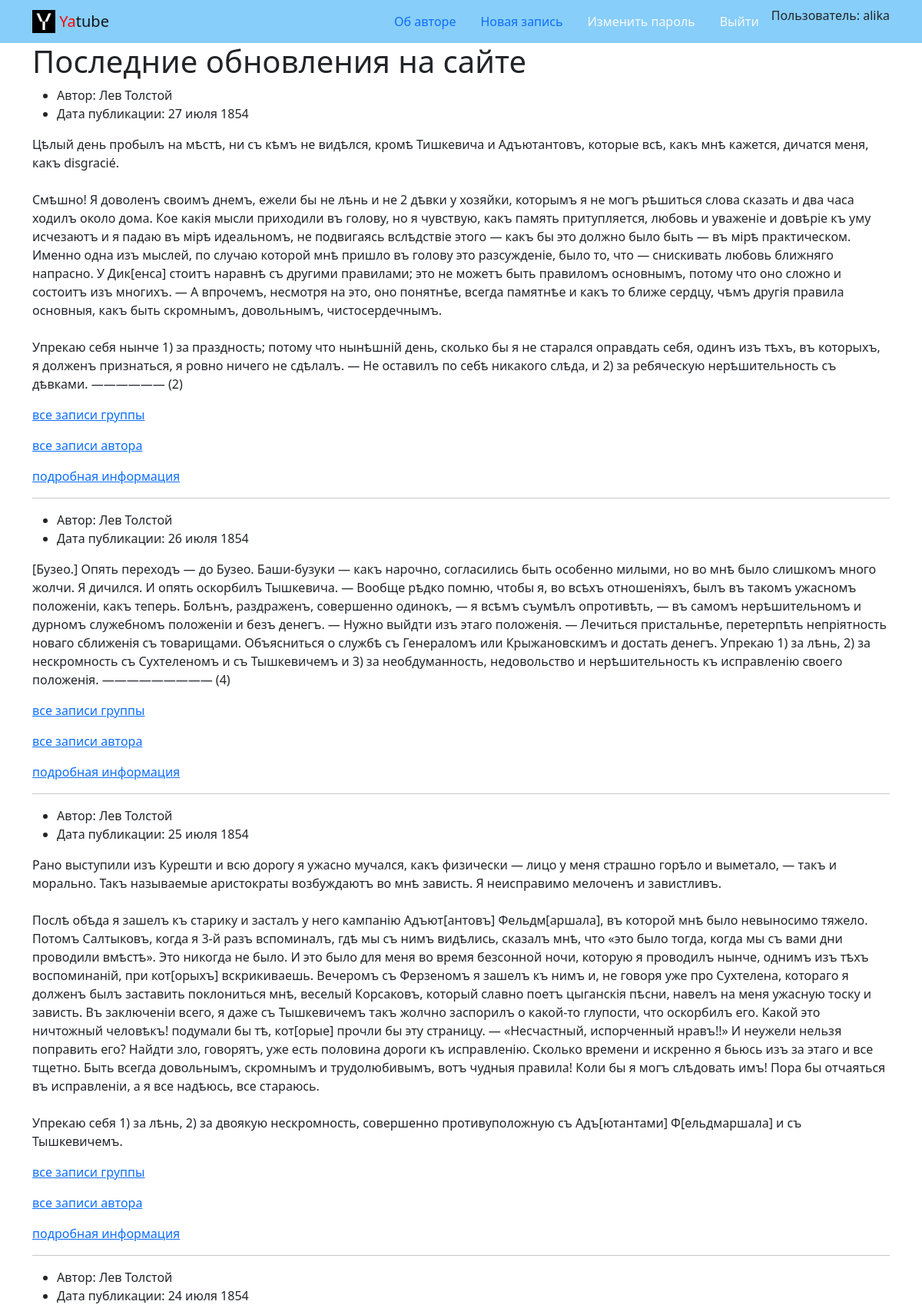
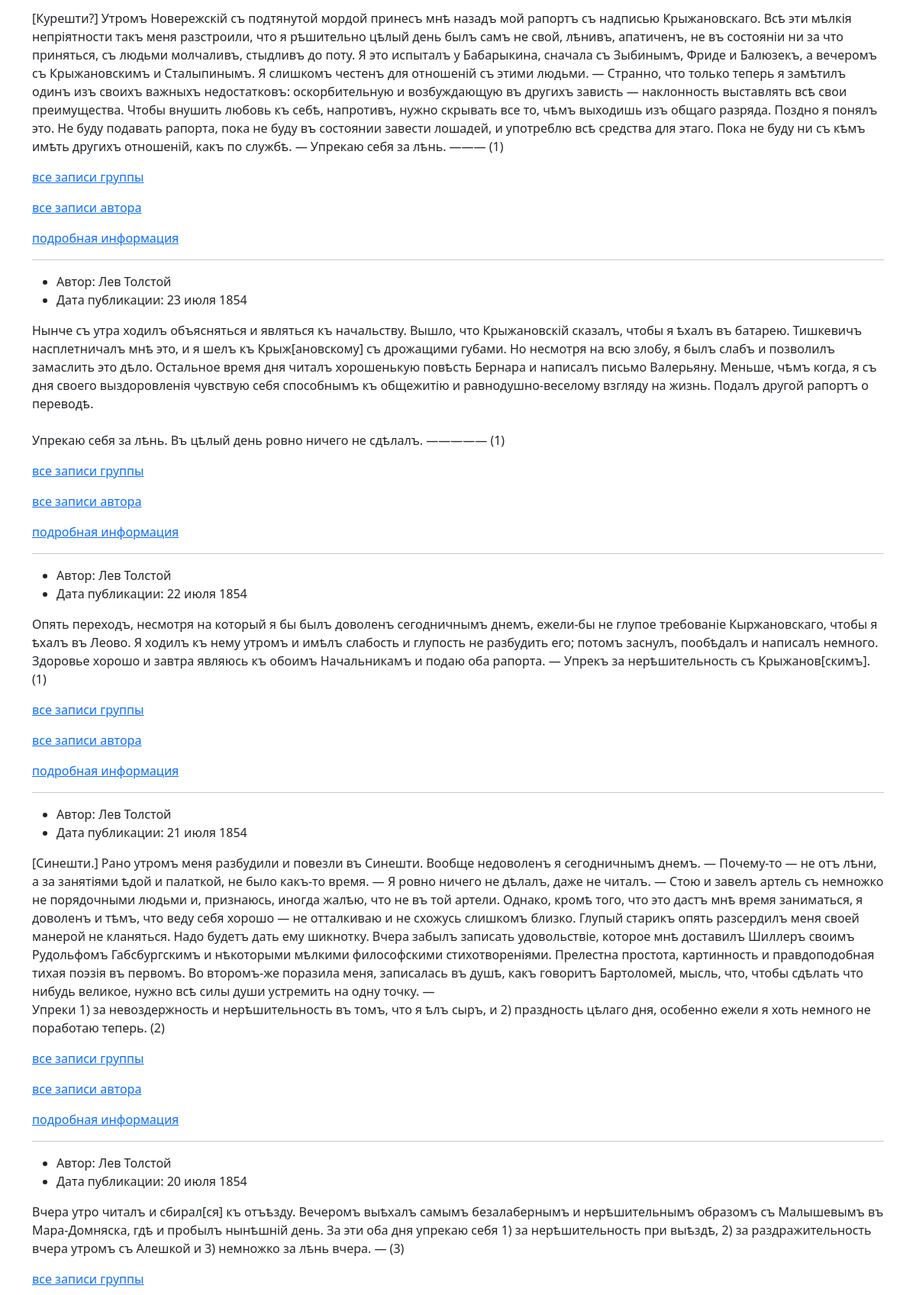
Page /?page=2 (signed in, upper part) on the committed database (2 pictures, top to bottom).
### posts/models.py (models this page shows, shortened)
class Post(models.Model):
    id = models.IntegerField(primary_key=True)
    text = models.TextField()
    pub_date = models.DateTimeField(auto_now_add=True)
    author = models.ForeignKey(
        User,
        on_delete=models.CASCADE,
        related_name='posts'
    )
    group = models.ForeignKey(
        Group,
        on_delete=models.SET_NULL,
        blank=True,
        null=True,
    )
    image = models.ImageField(
        'Картинка',
        upload_to='posts/',  # media/posts
        blank=True
    )
    class Meta:
        ordering = ('-pub_date',)
        verbose_name = 'Пост'
        verbose_name_plural = 'Посты'

### posts/views.py (the view)
# urls.py: path('', views.index, name='index'),  # name - для доступа к адресам из шаблонов
def index(request):
    posts = Post.objects.order_by('-pub_date')[:30]
    paginator = Paginator(posts, 10)
    page_number = request.GET.get('page')
    page_obj = paginator.get_page(page_number)
    title = 'Список постов'
    context = {
        'page_obj': page_obj,
        'title': title,
    }
    return render(request, 'posts/index.html', context)

### core/context_processors/year.py (called while the page is built)
def year(request):
    return {
        'year': '2025',
        }

### templates/posts/index.html (shortened to what this page needs)
{% extends "base.html" %}
{% block content %}
  <h1>Последние обновления на сайте</h1>
  {% for post in page_obj %}
    <article>
      {% include "includes/single_post.html" %}
    </article>
    {% if post.group %}
      <a href="{% url 'posts:group_list' post.group.slug %}">все записи группы</a>
    {% endif %}
        <a href="{% url 'posts:profile' post.author.username %}">все записи автора</a>
      <a href="{% url 'posts:post_detail' post.id %}">подробная информация </a>
    {% if not forloop.last %}
      <hr>
    {% endif %}
  {% endfor %}
{% endblock %}

### templates/includes/header.html (shortened to what this page needs)
{% load static %}
  <nav class="navbar navbar-light" style="background-color: lightskyblue">
    <div class="container">
      <a class="navbar-brand" href="{% url 'posts:index' %}">
        <img src="{% static 'img/logo.png' %}" width="30" height="30" class="d-inline-block align-top" alt="">
        <span style="color:red">Ya</span>tube
      </a>
      <ul class="nav nav-pills">
        <li class="nav-item">
          <a class="nav-link" href="{% url 'posts:author_page' %}">Об авторе</a>
        </li>
        {% if user.is_authenticated %}
        <li class="nav-item">
          <a class="nav-link" href="{% url 'posts:post_create' %}">Новая запись</a>
        </li>
        <li class="nav-item">
          <a class="nav-link link-light" href="{% url 'users:password_change' %}">Изменить пароль</a>
        </li>
        <li class="nav-item">
          <a class="nav-link link-light" href="{% url 'users:logout' %}">Выйти</a>
        </li>
        <li>
          Пользователь: {{ user.username }}
        {% endif %}
      </ul>
    </div>
  </nav>

### templates/includes/single_post.html (shortened to what this page needs)
{% load thumbnail %}
<ul>
    <li>
        Автор: {{ post.author.get_full_name }}
    </li>
    <li>
        Дата публикации: {{ post.pub_date|date:"d E Y" }}
    </li>
</ul>
<p>
    {{ post.text|linebreaksbr }}
</p>

### rows in the picture
Post: author.get_full_name "Лев Толстой", pub_date "27 июля 1854", text "Цѣлый день пробылъ на мѣстѣ, ни съ кѣмъ не видѣлся, кромѣ Тишкевича и Адъютантовъ, которые всѣ, какъ мнѣ кажется, дичатся меня, какъ disgracié. Смѣшно! Я доволенъ своимъ днемъ, ежели бы не лѣнь и не 2 дѣвки у хозяйки, которымъ я не могъ рѣшиться слова сказать и два часа ходилъ около дома. Кое какія мысли приходили въ голову, но я чувствую, какъ память притупляется, любовь и уваженіе и довѣріе къ уму исчезаютъ и я падаю въ мірѣ идеальномъ, не подвигаясь вслѣдствіе этого — какъ бы это должно было быть — въ мірѣ практическом. Именно одна изъ мыслей, по случаю которой мнѣ пришло въ голову это разсужденіе, было то, что — снискивать любовь ближняго напрасно. У Дик[енса] стоитъ наравнѣ съ другими…", shows "все записи группы"
Post: author.get_full_name "Лев Толстой", pub_date "26 июля 1854", text "[Бузео.] Опять переходъ — до Бузео. Баши-бузуки — какъ нарочно, согласились быть особенно милыми, но во мнѣ было слишкомъ много жолчи. Я дичился. И опять оскорбилъ Тышкевича. — Вообще рѣдко помню, чтобы я, во всѣхъ отношеніяхъ, былъ въ такомъ ужасномъ положеніи, какъ теперь. Болѣнъ, раздраженъ, совершенно одинокъ, — я всѣмъ съумѣлъ опротивѣть, — въ самомъ нерѣшительномъ и дурномъ служебномъ положеніи и безъ денегъ. — Нужно выйдти изъ этаго положенія. — Лечиться пристальнѣе, перетерпѣть непріятность новаго сближенія съ товарищами. Объясниться о службѣ съ Генераломъ или Крыжановскимъ и достать денегъ. Упрекаю 1) за лѣнь, 2) за нескромность съ Сухтеленомъ и съ Тышкевичемъ и 3) за…", shows "все записи группы"
Post: author.get_full_name "Лев Толстой", pub_date "25 июля 1854", text "Рано выступили изъ Курешти и всю дорогу я ужасно мучался, какъ физически — лицо у меня страшно горѣло и выметало, — такъ и морально. Такъ называемые аристократы возбуждаютъ во мнѣ зависть. Я неисправимо мелоченъ и завистливъ. Послѣ обѣда я зашелъ къ старику и засталъ у него кампанію Адъют[антовъ] Фельдм[аршала], въ которой мнѣ было невыносимо тяжело. Потомъ Салтыковъ, когда я 3-й разъ вспоминалъ, гдѣ мы съ нимъ видѣлись, сказалъ мнѣ, что «это было тогда, когда мы съ вами дни проводили вмѣстѣ». Это никогда не было. И это было для меня во время безсонной ночи, которую я проводилъ нынче, однимъ изъ тѣхъ воспоминаній, при кот[орыхъ] вскрикиваешь. Вечеромъ съ Ферзеномъ я зашелъ къ нимъ и, не…", shows "все записи группы"
Post: author.get_full_name "Лев Толстой", pub_date "24 июля 1854", text "[Курешти?] Утромъ Новережскій съ подтянутой мордой принесъ мнѣ назадъ мой рапортъ съ надписью Крыжановскаго. Всѣ эти мѣлкія непріятности такъ меня разстроили, что я рѣшительно цѣлый день былъ самъ не свой, лѣнивъ, апатиченъ, не въ состояніи ни за что приняться, съ людьми молчаливъ, стыдливъ до поту. Я это испыталъ у Бабарыкина, сначала съ Зыбинымъ, Фриде и Балюзекъ, а вечеромъ съ Крыжановскимъ и Сталыпинымъ. Я слишкомъ честенъ для отношеній съ этими людьми. — Странно, что только теперь я замѣтилъ одинъ изъ своихъ важныхъ недостатковъ: оскорбительную и возбуждающую въ другихъ зависть — наклонность выставлять всѣ свои преимущества. Чтобы внушить любовь къ себѣ, напротивъ, нужно скрывать все…", shows "все записи группы"
Post: author.get_full_name "Лев Толстой", pub_date "23 июля 1854", text "Нынче съ утра ходилъ объясняться и являться къ начальству. Вышло, что Крыжановскій сказалъ, чтобы я ѣхалъ въ батарею. Тишкевичъ насплетничалъ мнѣ это, и я шелъ къ Крыж[ановскому] съ дрожащими губами. Но несмотря на всю злобу, я былъ слабъ и позволилъ замаслить это дѣло. Остальное время дня читалъ хорошенькую повѣсть Бернара и написалъ письмо Валерьяну. Меньше, чѣмъ когда, я съ дня своего выздоровленія чувствую себя способнымъ къ общежитію и равнодушно-веселому взгляду на жизнь. Подалъ другой рапортъ о переводѣ. Упрекаю себя за лѣнь. Въ цѣлый день ровно ничего не сдѣлалъ. ————— (1)", shows "все записи группы"
Post: author.get_full_name "Лев Толстой", pub_date "22 июля 1854", text "Опять переходъ, несмотря на который я бы былъ доволенъ сегодничнымъ днемъ, ежели-бы не глупое требованіе Кыржановскаго, чтобы я ѣхалъ въ Леово. Я ходилъ къ нему утромъ и имѣлъ слабость и глупость не разбудить его; потомъ заснулъ, пообѣдалъ и написалъ немного. Здоровье хорошо и завтра являюсь къ обоимъ Начальникамъ и подаю оба рапорта. — Упрекъ за нерѣшительность съ Крыжанов[скимъ]. (1)", shows "все записи группы"
Post: author.get_full_name "Лев Толстой", pub_date "21 июля 1854", text "[Синешти.] Рано утромъ меня разбудили и повезли въ Синешти. Вообще недоволенъ я сегодничнымъ днемъ. — Почему-то — не отъ лѣни, а за занятіями ѣдой и палаткой, не было какъ-тο время. — Я ровно ничего не дѣлалъ, даже не читалъ. — Стою и завелъ артель съ немножко не порядочными людьми и, признаюсь, иногда жалѣю, что не въ той артели. Однако, кромѣ того, что это дастъ мнѣ время заниматься, я доволенъ и тѣмъ, что веду себя хорошо — не отталкиваю и не схожусь слишкомъ близко. Глупый старикъ опять разсердилъ меня своей манерой не кланяться. Надо будетъ дать ему шикнотку. Вчера забылъ записать удовольствіе, которое мнѣ доставилъ Шиллеръ своимъ Рудольфомъ Габсбургскимъ и нѣкоторыми мѣлкими…", shows "все записи группы"
Post: author.get_full_name "Лев Толстой", pub_date "20 июля 1854", text "Вчера утро читалъ и сбирал[ся] къ отъѣзду. Вечеромъ выѣхалъ самымъ безалабернымъ и нерѣшительнымъ образомъ съ Малышевымъ въ Мара-Домняска, гдѣ и пробылъ нынѣшній день. За эти оба дня упрекаю себя 1) за нерѣшительность при выѣздѣ, 2) за раздражительность вчера утромъ съ Алешкой и 3) немножко за лѣнь вчера. — (3)", shows "все записи группы"

### other values in the picture
{{ user.username }} "alika"
